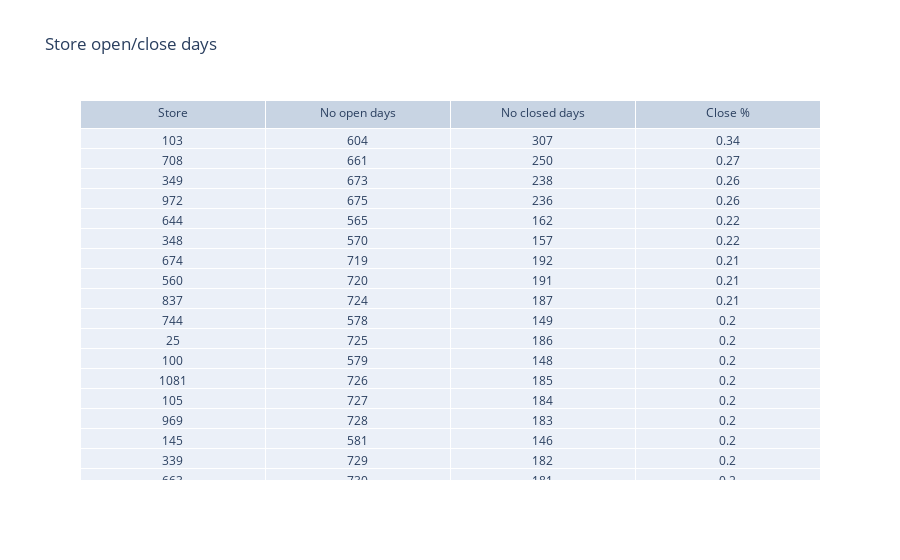

Here is the notebook cell this chart was saved with:
### Markdown cell above
The plot above confirms the theory about non-stop stores.

Let’s calculated number of closed days by stores!

### Code cell
no_open_close_days_store = sales_df.groupby("store").agg(no_open_days=('open_flag', 'sum'),
                                                      no_closed_days=('close', 'sum')) \
                                           .reset_index()
no_open_close_days_store['close_percentage'] = no_open_close_days_store['no_closed_days'] / \
                                               (no_open_close_days_store['no_open_days'] + \
                                                no_open_close_days_store['no_closed_days'])

no_open_close_days_store = no_open_close_days_store.sort_values(by=['close_percentage'], ascending=False)

fig = go.Figure(data=[go.Table(header=dict(values=['Store', 'No open days', 'No closed days', 'Close %']),
                 cells=dict(values=[no_open_close_days_store['store'], 
                                    no_open_close_days_store['no_open_days'], 
                                    no_open_close_days_store['no_closed_days'], 
                                    no_open_close_days_store['close_percentage'].round(2)]))])

fig.update_layout(title="Store open/close days")
pio.show(fig)

### Figure 1 — Plotly figure (JSON) as saved in the notebook; plotly's stock layout.template omitted (floating-point values rounded to 4 significant figures; data arrays with more than 128 entries replaced by an {"elided": "..."} marker saying what was removed)
{"data": [{"cells": {"values": {"elided": "4x1115 float values"}}, "header": {"values": ["Store", "No open days", "No closed days", "Close %"]}, "type": "table"}], "layout": {"title": {"text": "Store open/close days"}}}
